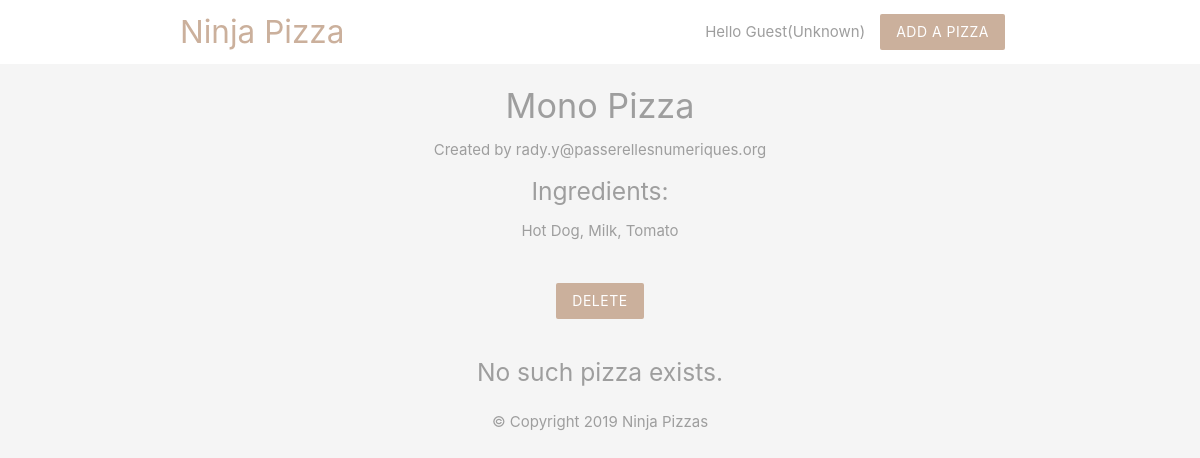
Screenshot of /details.php?id=4 with the database file from the repository.
### tables this page shows
CREATE TABLE `pizzas` (
  `id` int(11) NOT NULL,
  `title` varchar(255) NOT NULL,
  `ingredients` varchar(255) NOT NULL,
  `email` varchar(255) NOT NULL,
  `created_at` timestamp NOT NULL DEFAULT current_timestamp()
);

### details.php (the view, shortened to what this page needs)
<?php
	include_once ('templates/header.php');
	include_once ('config/db_connect.php');
?>
<!DOCTYPE html>
<html>
	<div class="container center grey-text">
		<?php
			if(isset($_GET['id'])){
				$id = $_GET['id'];
				$query = "SELECT * FROM pizzas WHERE id = $id";
				$result = mysqli_query($connect,$query);
				$pizza = mysqli_fetch_assoc($result);
			}
		?>
			<h4><?php echo $pizza['title']; ?></h4>
			<p>Created by <?php echo $pizza['email'];  ?></p>
			<h5>Ingredients:</h5>
			<p><?php echo $pizza['ingredients']; ?></p>
			<form action="details.php" method="POST">
				<input type="submit" name="delete" value="Delete" class="btn brand z-depth-0">
			</form>
			<h5>No such pizza exists.</h5>
		<?php include_once ('templates/footer.php'); ?>
</html>

### css/style.css (style rules this page uses)
.brand { background: #cbb09c !important; }
form { max-width: 460px; margin: 20px auto; padding: 20px; }

### rows the page displays
pizzas: title "Mono Pizza", email "rady.y@passerellesnumeriques.org", ingredients "Hot Dog, Milk, Tomato"

### other values shown
$name "Guest"
$gender "Unknown"
